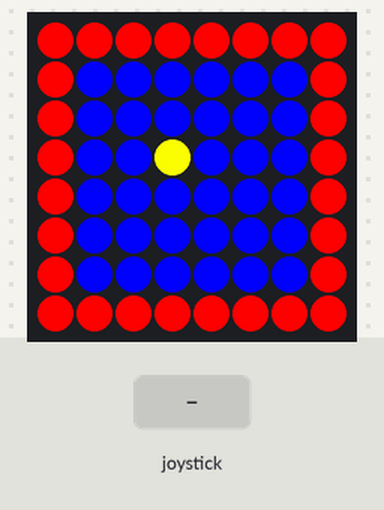
Recording of a program running on a simulated Raspberry Pi (BCM pin numbers) with a Sense HAT. On the bench: the Sense HAT's 8×8 RGB LED matrix. Inputs (shaded band) come from the test bench.

Above: at 1.2 s.
1.3 s: joystick clicked
2.8 s: joystick pushed up
At 3.8 s:
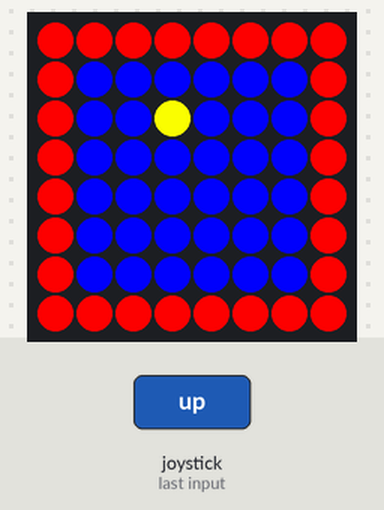
Timing chart, 0 to 5.8 s (numbered marks = the images above; inputs shaded):
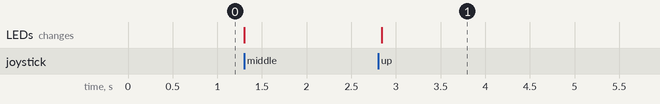

The program:

Ball_Control_-_JoyStick.py
```python
from sense_hat import SenseHat
import time

sense = SenseHat()

green = (0, 255, 0)
yellow = (255, 255, 0)
blue = (0, 0, 255)
red = (255, 0, 0)
white = (255, 255, 255)
nothing = (0, 0, 0)
pink = (255, 105, 180)

def draw_screen():
    sense.clear(blue)

    for i in range(8):
        sense.set_pixel(i, 0, red)
        sense.set_pixel(i, 7, red)
        sense.set_pixel(0, i, red)
        sense.set_pixel(7, i, red)

x = 3
y = 3

draw_screen()
sense.set_pixel(x, y, yellow)

while True:
    for event in sense.stick.get_events():
        if event.action == "pressed":
            if event.direction == "up":
                if y > 0:
                    y = y - 1
                else:
                    y = 7

                draw_screen()
                sense.set_pixel(x, y, yellow)
            elif event.direction == "down":
                if y < 7:
                    y = y + 1
                else:
                    y = 0

                draw_screen()
                sense.set_pixel(x, y, yellow)
            elif event.direction == "left":
                if x > 0:
                    x = x - 1
                else:
                    x = 7

                draw_screen()
                sense.set_pixel(x, y, yellow)
            elif event.direction == "right":
                if x < 7:
                    x = x + 1
                else:
                    x = 0

                draw_screen()
                sense.set_pixel(x, y, yellow)
            elif event.direction == "middle":
                sense.set_pixel(x, y, green)
```

Measured:
- after the input at 2.8 s, the LEDs: change at once (image 1)
